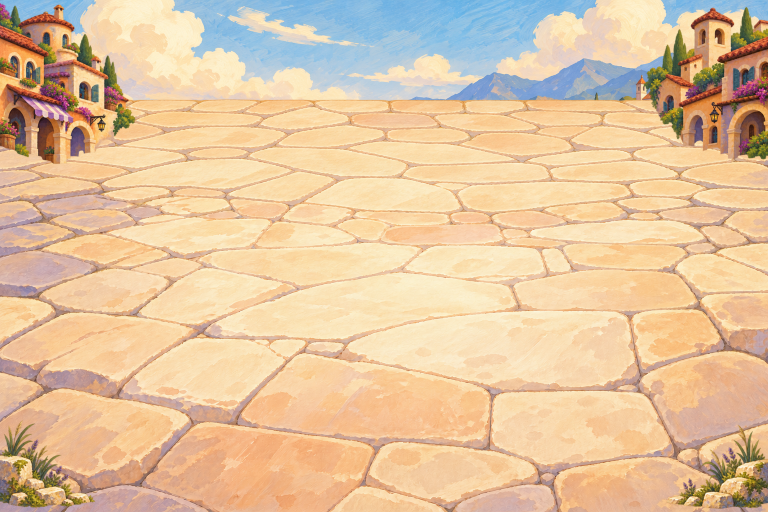
#> input picture assets/art/environments/bg_river.png, 1536 x 1024 px, given in place of exec-37afd372-07bb-496c-9d8e-2ad38e732731.png, which was not available (shown at 1/2 size)
$ python recover_baseline.py
#> lines starting #> are read from the running program, lines starting #| are printed output that depends on the picture; pictures that were not available may be replaced by others from this repository, and a replacement may not be noted
### assets/art/atlas_export.py
"""Lossless PNG atlas extraction; writes atomic .tmp files ignored by Godot."""
from pathlib import Path
from PIL import Image
import os,json,shutil
import numpy as np
from scipy import ndimage
ROOT=Path(__file__).resolve().parent
SOURCE=ROOT/'source';SOURCE.mkdir(exist_ok=True);(SOURCE/'.gdignore').touch()
def export(src,regions):
    im=Image.open(src);im.load()
#> in export, im is the input picture: PIL image 1536x1024 RGB; mean R, G, B 226.3, 195.7, 160
    saved=SOURCE/Path(src).name
    if Path(src).resolve()!=saved.resolve():shutil.copy2(src,saved)
    mp=ROOT/'atlas_metadata.json';meta=json.loads(mp.read_text()) if mp.exists() else {}
    for rel,box in regions.items():
        a=im.crop(box) if box else im.copy()
        # A production atlas has multiple isolated objects. Remove neighboring
        # disconnected object fragments when a bounding rectangle crosses a cell.
        if rel.startswith(('props/','characters/')) and a.mode=='RGBA':
            arr=np.array(a);labels,count=ndimage.label(arr[:,:,3]>16);sizes=np.bincount(labels.ravel());sizes[0]=0
            if sizes.max()>0:
                keep=sizes>=max(24,sizes.max()*.08);keep[0]=False;owned=ndimage.binary_dilation(keep[labels],iterations=3)
                arr[:,:,3]=np.where(owned,arr[:,:,3],0);a=Image.fromarray(arr)
        trim=a.getchannel('A').getbbox() if a.mode=='RGBA' else (0,0,*a.size)
        a=a.crop(trim);out=ROOT/rel;out.parent.mkdir(parents=True,exist_ok=True);tmp=out.with_suffix('.tmp');a.save(tmp,format='PNG');os.replace(tmp,out)
        meta[rel]={'original':saved.name,'crop':box,'alpha_trim':trim,'size':a.size,'pivot':[.5,.5 if 'plum' in rel else 1.0]}
#> this loop made 1 pass
#> trim on pass 1: (0, 0, 1536, 1024)
#> after the loop, meta = 1 item
    t=mp.with_suffix('.tmp');t.write_text(json.dumps(meta,ensure_ascii=False,indent=2)+'\n');os.replace(t,mp)
    print('exported',len(regions),'assets from',saved.name)
# [3 lines that do not run on import are left out]

### assets/art/recover_baseline.py
from atlas_export import export,ROOT
from pathlib import Path
from PIL import Image
import json
raw=Path('/workspace/scratch/585c9249475c/generated_images')
export(raw/'exec-37afd372-07bb-496c-9d8e-2ad38e732731.png',{'environments/bg_kitchen.png':None})
export(raw/'exec-a470db49-910a-4bec-a3b2-0399e1568188.png',{'environments/bg_archive.png':None})
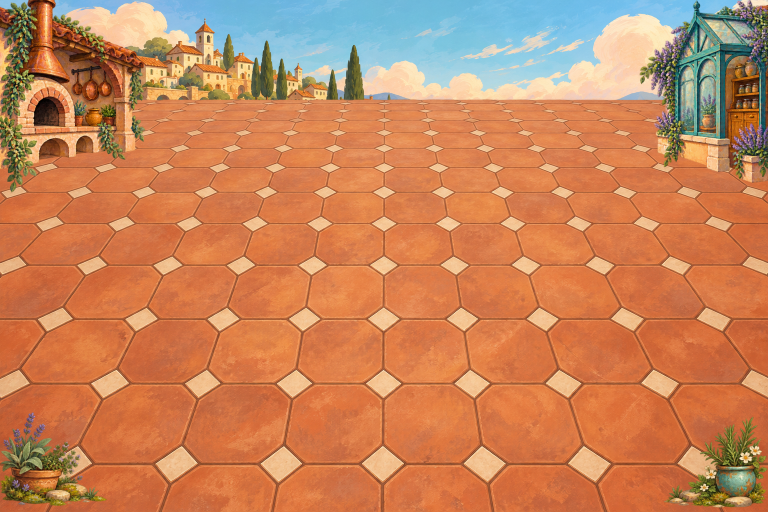
#> input picture assets/art/environments/bg_kitchen.png, 1536 x 1024 px, given in place of exec-a470db49-910a-4bec-a3b2-0399e1568188.png, which was not available (shown at 1/2 size)
#> in export, im is the input picture: PIL image 1536x1024 RGB; mean R, G, B 199.1, 131.7, 90.6
#> the loop in export (call 2), `for rel,box in regions.items():` made 1 pass
jobs=[('exec-60afd313-51e3-4e25-a048-4fc5bb23e5be.png',{
 'stone':(0,0,540,341),'float':(540,0,1024,341),'screen':(1024,0,1536,350),
 'crate':(0,341,540,674),'rope':(540,341,1024,674),'wooden_bollard':(1024,350,1536,680),
 'boat':(0,674,570,1024),'ticket_booth':(570,674,980,1024),'dock':(980,680,1536,1024)}),
 ('exec-5143bd65-bef2-4603-9e0c-7d4004e479d4.png',{
 'decoy_fire':(0,0,520,345),'cryopack':(520,0,1024,350),'water_bowl':(1024,0,1536,340),
 'fire_source':(0,312,520,680),'hot_stone':(520,350,1024,680),'thermobox':(1024,340,1536,680),
 'bread':(0,680,565,1024),'dessert':(565,680,1024,1024),'steam':(1024,660,1536,1024)}),
 ('exec-cdf10bd6-be72-4575-8f53-4964418073c8.png',{
 'paper_bridge':(0,0,565,341),'paper_gate':(565,0,1024,341),'wood_gate':(1024,0,1536,341),
 'control_weight':(0,341,545,680),'frame':(545,341,1024,680),'hoist':(1024,341,1536,680),
 'clamp':(0,680,535,1024),'thread':(535,680,1024,1024),'flags':(1024,680,1536,1024)})]
for src,regs in jobs:export(raw/src,{f'props/{key}.png':box for key,box in regs.items()})
#> the loop in export (call 3), `for rel,box in regions.items():` made 9 passes
#> trim on passes 1 to 9: (0, 0, 540, 341), (0, 0, 484, 341), (0, 0, 512, 350), (0, 0, 540, 333), (0, 0, 484, 333), (0, 0, 512, 330), (0, 0, 570, 350), (0, 0, 410, 350), (0, 0, 556, 344)
#> pass 1, in export (call 3), `a=im.crop(box) if box else im.copy()`:
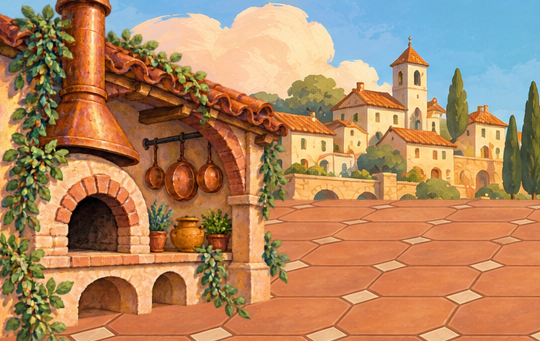
#> a: PIL image 540x341 RGB; mean R, G, B 176, 134.8, 98.3
#> pass 2, in export (call 3), `a=im.crop(box) if box else im.copy()`:
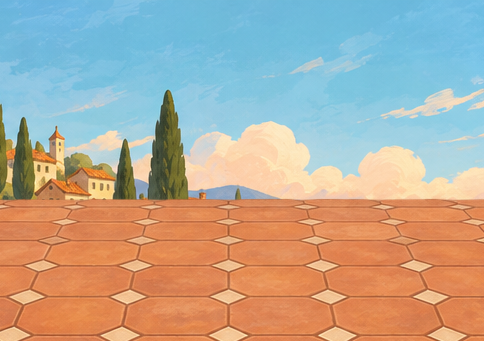
#> a: PIL image 484x341 RGB; mean R, G, B 180.4, 168.8, 153.4
#> pass 3, in export (call 3), `a=im.crop(box) if box else im.copy()`:
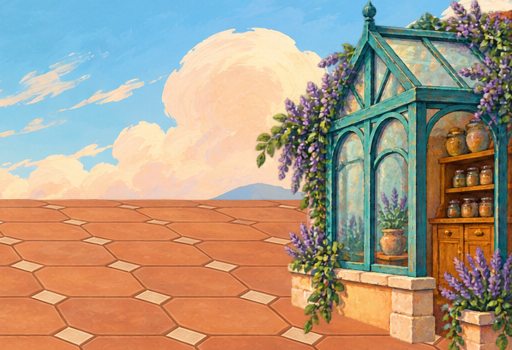
#> a: PIL image 512x350 RGB; mean R, G, B 171.5, 153.6, 132.5
#> after the loop in export (call 3), `for rel,box in regions.items():`:
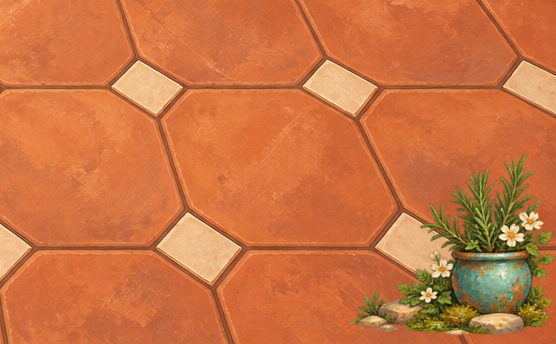
#> a: PIL image 556x344 RGB; mean R, G, B 202.9, 115.2, 66.1
#> after the loop in export (call 3), `for rel,box in regions.items():`: meta = 9 items
#> (the run stopped early here; a loop or call above may not have finished)
